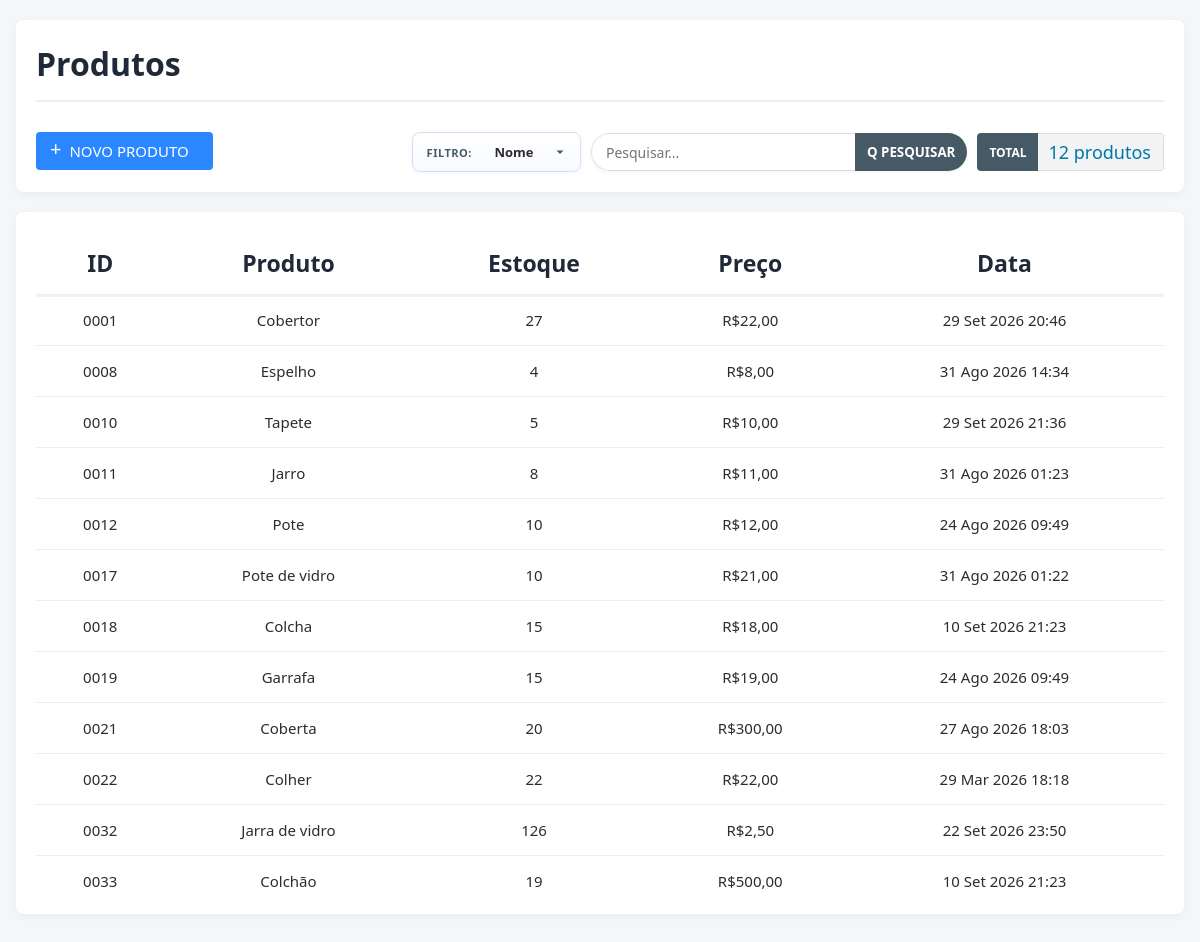
The app's page /produtos/, older data.
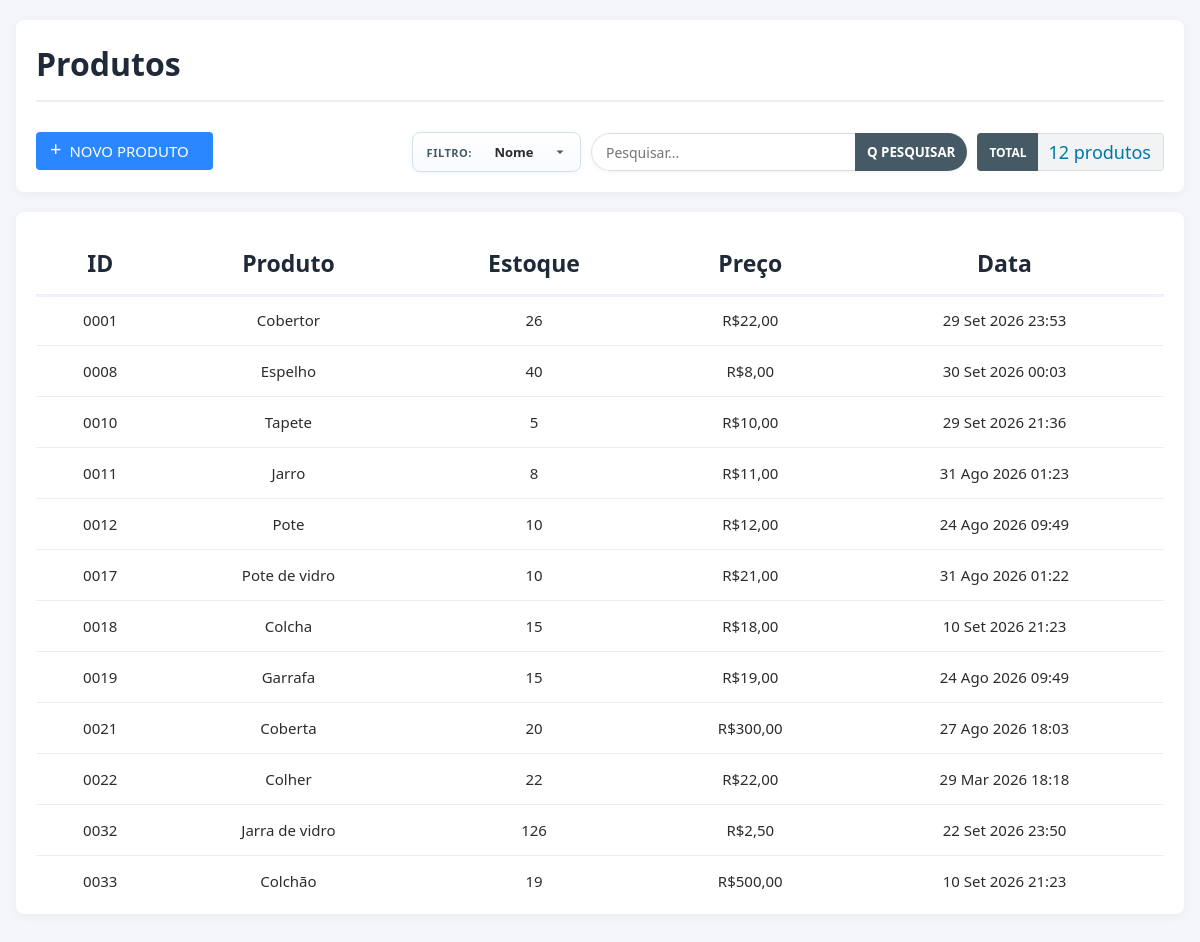
The same page, newer data.
### front_end/models.py (models this page shows, shortened)
class Produto(models.Model):
    nome = models.CharField(max_length=120, unique=True)
    codigo = models.CharField(unique=True, max_length=4)
    quantidade = models.DecimalField(max_digits=10, decimal_places=3)
    preco = models.DecimalField(max_digits=12, decimal_places=2)
    dt_adicao = models.DateTimeField(auto_now=True)

### front_end/views.py (the view)
# urls.py: path('produtos/', views.view_produto, name='produtos'),
def view_produto(request:HttpRequest):
    if request.method == "POST":
        form_add = ProdutoForm(request.POST)
        if form_add.is_valid():
            form_add.save()
            return redirect('front_end:produtos')
    termo_busca = request.GET.get("q", "").strip()
    filtro_campo = request.GET.get("campo", CAMPO_PADRAO_PRODUTO).strip() or CAMPO_PADRAO_PRODUTO
    produtos = Produto.objects.all()
    produtos = filtrar_produtos(produtos, filtro_campo, termo_busca)
    estoque_ordenado = produtos.annotate(
        codigo_int=Cast('codigo', output_field=IntegerField())
    ).order_by('codigo_int')
    contexto = {
        "form": ProdutoForm(),
        "formulario": Edit_ProdutoForm(prefix="edit"),
        "Estoque": estoque_ordenado,
        "busca": termo_busca,
        "filtro_campo": filtro_campo,
        "total_produtos": estoque_ordenado.count(),
    }
    return render(request, "pag_produtos.html", contexto)

### front_end/forms.py
class ProdutoForm(forms.ModelForm):
    class Meta:
        model = Produto
        fields = ['nome', 'codigo', 'quantidade', 'preco']
    def __init__(self, *args, **kwargs):
        super().__init__(*args, **kwargs)
        estilo = 'border-radius: 15px; border: 1px solid #ccc; padding: 10px; background-color: #f0f0f0; text-align: left; font-size: 20px;'
        for field_name, field in self.fields.items():
            attrs = {
                'style': estilo,
                'class': 'form-control',
                'placeholder': f'Digite o {field_name}...',
                'autocomplete': 'one-time-code',
            }
            if field_name == 'nome':
                attrs['autofocus'] = 'autofocus'
            field.widget.attrs.update(attrs)

### front_end/search_filters.py (called while the page is built, shortened)
def filtrar_produtos(queryset, campo: str, termo: str):
    termo = (termo or "").strip()
    if not termo:
        return queryset

### Templates/pag_produtos.html (shortened to what this page needs)
<!DOCTYPE html>
<html lang="en">
<head>
</head>
<body>
  <div class="header-container">
    <h1>Produtos</h1>
    <div class="barra_ferramentas">
      <button class="btn-add" type="button" id="btn-novo-produto" onclick="Adicionar_Produto()">
        <span>+</span>NOVO PRODUTO
      </button>
      <form class="barra-busca-filtros div-search" method="get" action="{% url 'front_end:produtos' %}">
        <div class="filtro-grupo">
          <span class="filtro-label">Filtro:</span>
          <select name="campo" id="search-campo" class="filtro-campo" aria-label="Filtrar por">
            <option value="nome" {% if filtro_campo == "nome" %}selected{% endif %}>Nome</option>
          </select>
        </div>
        <div class="busca-grupo">
          <input id="search-input" name="q" type="search" class="campo-busca" placeholder="Pesquisar..." value="{{ busca }}" autocomplete="off">
          <button class="btn-busca-filtro" type="submit">Q PESQUISAR</button>
        </div>
        <div class="div-total">
          <span class="total-text">TOTAL</span>
          <span id="total-table" class="total-table">{{ total_produtos }} produto(s)</span>
        </div>
      </form>
    </div>
  </div>
  <div class="products-container">
    <div class="table-wrapper">
      <table>
        <thead>
          <tr>
            <th>ID</th>
            <th>Produto</th>
            <th>Estoque</th>
            <th>Preço</th>
            <th>Data</th>
          </tr>
        </thead>
        <tbody id="produtos-tbody">
          {% for item in Estoque %}
            <tr
              class="produto-row"
              data-search="{{ item.codigo }} {{ item.nome }} {{ item.quantidade }} {{ item.preco }} {{ item.dt_adicao|date:'d/m/Y H:i' }}"
              data-codigo="{{ item.codigo|add:0|stringformat:'04d' }}"
              data-nome="{{ item.nome }}"
              data-quantidade="{{ item.quantidade|floatformat:'-3' }}"
              data-preco="{{ item.preco }}"
              onclick="Abrir_Modal_Editar('{{ item.id }}', '{{ item.nome }}', '{{ item.quantidade }}', '{{ item.preco }}')"
            >
              <td>{{item.codigo|add:0|stringformat:"04d"}}</td>
              <td>{{item.nome}}</td>
              <td>{{item.quantidade|floatformat:"-3" }}</td>
              <td>R${{item.preco}}</td>
              <td>{{item.dt_adicao|date:"d M Y H:i"}}</td>
            </tr>
          {% endfor %}
        </tbody>
      </table>
    </div>
  </div>
</body>
</html>

Row changes from the older to the newer data that the page shows:
changed Produto "Cobertor": quantidade "27" → "26"; dt_adicao "29 Set 2026 20:46" → "29 Set 2026 23:53"
changed Produto "Espelho": quantidade "4" → "40"; dt_adicao "31 Ago 2026 14:34" → "30 Set 2026 00:03"
